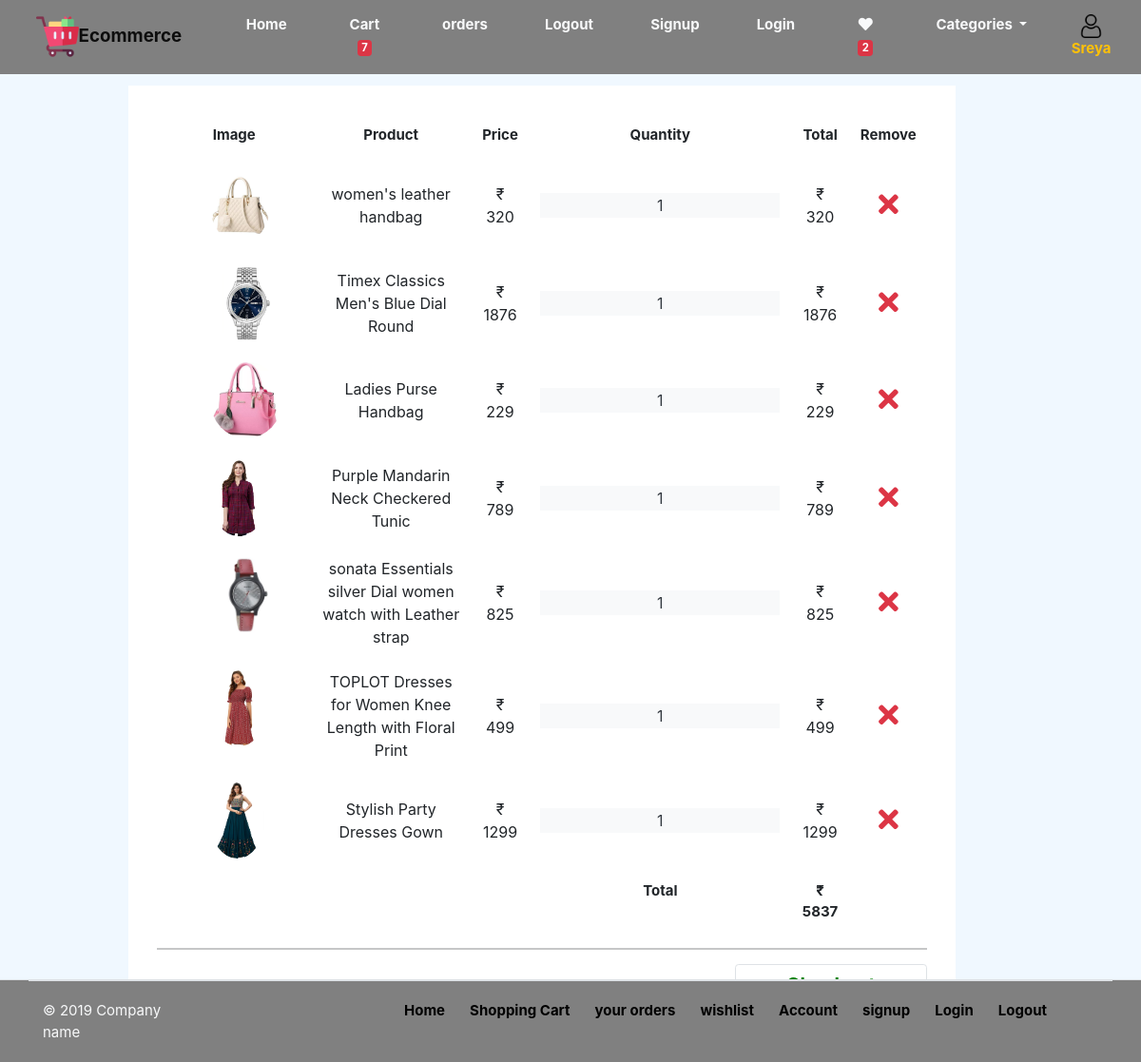
/cart (signed in), run on the app's committed database.
### store/models.py (models this page shows, shortened)
class Customer(models.Model):
    Firstname=models.CharField(max_length=20)
    Lastname=models.CharField(max_length=20)
    username=models.CharField(max_length=20)
    phone=models.CharField(max_length=10)
    email=models.EmailField(max_length=20)
    password=models.CharField(max_length=20)

class CartItem(models.Model):
    customer=models.ForeignKey(Customer,on_delete=models.CASCADE)
    product=models.ForeignKey(Product,on_delete=models.CASCADE)
    quantity=models.PositiveBigIntegerField(default=1)

class Product(models.Model):
    Name=models.CharField(max_length=100)
    Price=models.IntegerField(default=0)
    category=models.ForeignKey(Category,on_delete=models.CASCADE)
    Description=models.CharField(max_length=250, default='', blank=True, null= True)
    image=models.ImageField(upload_to='media')

### store/views.py (the view)
# urls.py: path('cart',views.cart,name='cart'),
def cart(request):
    category=Category.objects.all()
    a=request.session['customer_id']
    customer=Customer.objects.get(id=a)
    cart_items=CartItem.objects.filter(customer=a)
    wishlist_items=wishlist.objects.filter(customer=a)
    count=cart_items.count()
    wishlist_count=wishlist_items.count()
    total_price = sum(item.product.Price * item.quantity for item in cart_items)
    product=Product.objects.all()
    if cart_items:
         return render(request,'cart2.html',
         {'cart_items':cart_items,
         'categorys':category,
         'count':count,
         'total':total_price,
         'wish_count':wishlist_count,
         'customer':customer})
    else:
        return render(request,'cart_empty.html',{'categorys':category,'customer':customer,'count':count,'wish_count':wishlist_count})

### store/templatetags/custom_filter.py (called while the page is built)
@register.filter(name='mul')
def mul(value,arg):
    return value * arg

### store/templates/cart2.html (shortened to what this page needs)
{% load custom_filter %}
{% load static %}
<!DOCTYPE html>
<html lang="en">
<head>
    <link rel="stylesheet" href="{% static 'fonts/icomoon/style.css' %}">
    <link rel="stylesheet" href="{% static 'css/bootstrap.min.css' %}">
    <link rel="stylesheet" href="{% static 'css/style2.css' %}">
    <link href="https://cdn.jsdelivr.net/npm/bootstrap@5.0.2/dist/css/bootstrap.min.css" rel="stylesheet"
>
    <link href="https://stackpath.bootstrapcdn.com/bootstrap/4.4.1/css/bootstrap.min.css" rel="stylesheet">
    <link href="https://cdnjs.cloudflare.com/ajax/libs/font-awesome/5.10.0/css/all.min.css" rel="stylesheet">
    <link href="{% static 'css/slick.css' %}" rel="stylesheet">
    <link href="{% static 'css/slick-theme.css' %}" rel="stylesheet">
    <link href="{% static 'fonts/fontawesome/css/all.min.css' %}" type="text/css" rel="stylesheet">
    <link href="{% static 'css/ui.css' %}" rel="stylesheet" type="text/css" />
    <link href="{% static 'css/responsive.css' %}" rel="stylesheet" media="only screen and (max-width: 1200px)" />
</head>
<body style="background-color: aliceblue;">
    <nav class="navbar navbar-expand-lg navbar-light fixed-top w-100 " style="background-color: gray;width: 100%;">
        <div class="collapse navbar-collapse text-center " id="navbarTogglerDemo01" style="font-weight: bold;">
            <a class="navbar-brand ms-4" href="#"><img src="{% static 'img/trolley.png' %}" alt="" style="width: 45px;"
                    class="">Ecommerce</a>
            <ul class="navbar-nav mr-auto mt-2 mt-lg-0">
                <li class="nav-item active">
                    <a class="nav-link ms-5 text-light " href="/index">Home <span class="sr-only">(current)</span></a>
                </li>
                <li class="nav-item">
                    <a class="nav-link ms-5  widget-header text-light" href="cart">Cart
                        <span class="badge bg-danger ">{{count}}</span>
                    </a>
                </li>
                <li class="nav-item  ">
                    <a href="orders" class="nav-link  ms-5 text-light">orders</a>
                </li>
                <li class="nav-item active ">
                    <a href="login" class="nav-link text-light ms-5">Logout</a>
                </li>
                <li class="nav-item  ">
                    <a href="signup" class="nav-link text-light ms-5">Signup</a>
                </li>
                <li class="nav-item  ">
                    <a href="login" class="nav-link text-light ms-5">Login</a>
                </li>
                <li class="nav-item ">
                    <a class="nav-link text-light ms-5" href="view_wishlist"><i class="fa fa-heart   "></i>
                        <span class="badge bg-danger">{{wish_count}}</span>
                    </a>
                </li>
                <li class="nav-item dropdown">
                    <a class="nav-link text-light dropdown-toggle ms-5 " href="#" id="navbarDropdown" role="button"
                        data-bs-toggle="dropdown" aria-expanded="false">
                        Categories
                    </a>
                </li>
                <li class="nav-item">
                    <a href="account" class="nav-link text-warning  text-capitalize  ms-4 one"
                        style="font-weight: bold;"><img src="{% static 'img/1077063.png' %}" alt=""
                            width="25px">{{customer.Firstname}}</a>
                </li>
            </ul>
    </nav>
    <div class="cart-page text-center " style="margin-top: 90px;width: 90%;margin-left:10%;height:1000px;">
        <div class="container-fluid">
            <div class="row">
                <div class="col-lg-10">
                    <div class="cart-page-inner " style="background-color: white;">
                        <div class="table-responsive ">
                            <table class="table table-borderless   ">
                                <thead class=" text-center ">
                                    <tr>
                                        <th>Image</th>
                                        <th>Product</th>
                                        <th>Price</th>
                                        <th>Quantity</th>
                                        <th>Total</th>
                                        <th>Remove</th>
                                    </tr>
                                </thead>
                                <tbody class="text-center  align-middle  ">
                                    {% for items in cart_items %}
                                    <tr>
                                        <td class="img">
                                            <img src="{{items.product.image.url}}" alt="Image"
                                                class="rounded-circle ms-5" style="height: 80px;">
                                        </td>
                                        <td>{{items.product.Name}}</td>
                                        <td><span>&#8377; </span>{{items.product.Price}}</td>
                                        <td>
                                            <div class="qty">
                                                <input type="text" class="bg-light text-dark border-0 text-center "
                                                    name="qtn" value="{{items.quantity}}" style="">
                                            </div>
                                        </td>
                                        <td><span>&#8377; </span>{{items.quantity|mul:items.product.Price}}</td>
                                        <td>
                                            <a href="remove_cart/{{items.id}}"><i class="fa fa-times text-danger   "
                                                    style="font-size: 30px;"></i></a>
                                        </td>
                                        {% endfor %}
                                    </tr>
                                </tbody>
                                <tfoot>
                                    <tr>
                                        <th colspan="3"></th>
                                        <th>Total</th>
                                        <th><span>&#8377; </span>{{total}}</strong></th>
                                    </tr>
                                </tfoot>
                            </table>
                            <hr>
                            <div class="">
                                <a href="" data-bs-toggle="modal" data-bs-target="#checkout"
                                    class="btn btn-outline-success  border  rounded  col-lg-3 float-end  cart">Checkout</a>
                            </div>
                        </div>
                    </div>
                </div>
            </div>
        </div>
    </div>
    <footer class="section-footer border-top fixed-bottom " style="background-color: gray;">
        <div class="container">
            <section class="footer-bottom border-top row">
                <div class="col-md-2">
                    <p class="text-light ms-0"> &copy 2019 Company name </p>
                </div>
                <div class="col-md-8  link  " style="font-weight: bold;margin-left: 190px;">
                    <a href="#">Home</a>
                    <a class="ms-4" href="/cart">Shopping Cart</a>
                    <a class="ms-4" href="/orders">your orders</a>
                    <a class="ms-4" href="/view_wishlist">wishlist</a>
                    <a class="ms-4" href="/account">Account</a>
                    <a class="ms-4" href="/signup">signup</a>
                    <a class="ms-4" href="/login">Login</a>
                    <a class="ms-4" href="/login">Logout</a>
                </div>
            </section>
        </div>
    </footer>
</body>
</html>

### store/static/css/style2.css (style rules this page uses)
body { font-family: "Roboto", -apple-system, BlinkMacSystemFont, "Segoe UI", Roboto, "Helvetica Neue", Arial, "Noto Sans", sans-serif, "Apple Color Emoji", "Segoe UI Emoji", "Segoe UI Symbol", "Noto Color Emoji"; }
a { -webkit-transition: .3s all ease; -o-transition: .3s all ease; transition: .3s all ease; }
a, a:hover { text-decoration: none !important; }

### store/static/css/ui.css (style rules this page uses)
html { font-family: "Inter", sans-serif; font-size: 15px; }
p:last-child { margin-bottom: 0; }
.widget-header { display: inline-block; vertical-align: middle; position: relative; }
.footer-bottom { padding-top: 20px; padding-bottom: 20px; }

### store/templates/cart2.html (style rules this page uses)
.cart-page { position: relative; margin-top: 30px; }
.cart-page .cart-page-inner { padding: 30px; margin-bottom: 30px; background: #ffffff; }
.cart-page .table { width: 100%; text-align: center; margin-bottom: 0; }
.cart-page .table td { font-size: 16px; vertical-align: middle; }
.cart-page .table .img { display: flex; align-items: center; }
.cart-page .table .img img { max-width: 100px; max-height: 100px; margin-right: 15px; }
.link a { color: black; }
.cart { font-weight: bold; font-size: 20px; color: green; }

### data on the page
Customer: Firstname "Sreya"
CartItem: product.image (picture), product.Name "women's leather handbag", product.Price "320", qtn "1", quantity|mul "320"
CartItem: product.image (picture), product.Name "Timex Classics Men's Blue Dial Round", product.Price "1876", qtn "1", quantity|mul "1876"
CartItem: product.image (picture), product.Name "Ladies Purse Handbag", product.Price "229", qtn "1", quantity|mul "229"
CartItem: product.image (picture), product.Name "Purple Mandarin Neck Checkered Tunic", product.Price "789", qtn "1", quantity|mul "789"
CartItem: product.image (picture), product.Name "sonata Essentials silver Dial women watch with Leather strap", product.Price "825", qtn "1", quantity|mul "825"
CartItem: product.image (picture), product.Name "TOPLOT Dresses for Women Knee Length with Floral Print", product.Price "499", qtn "1", quantity|mul "499"
CartItem: product.image (picture), product.Name "Stylish Party Dresses Gown", product.Price "1299", qtn "1", quantity|mul "1299"

### other printed values
{{ count }} "7"
{{ wish_count }} "2"
{{ total }} "5837"
